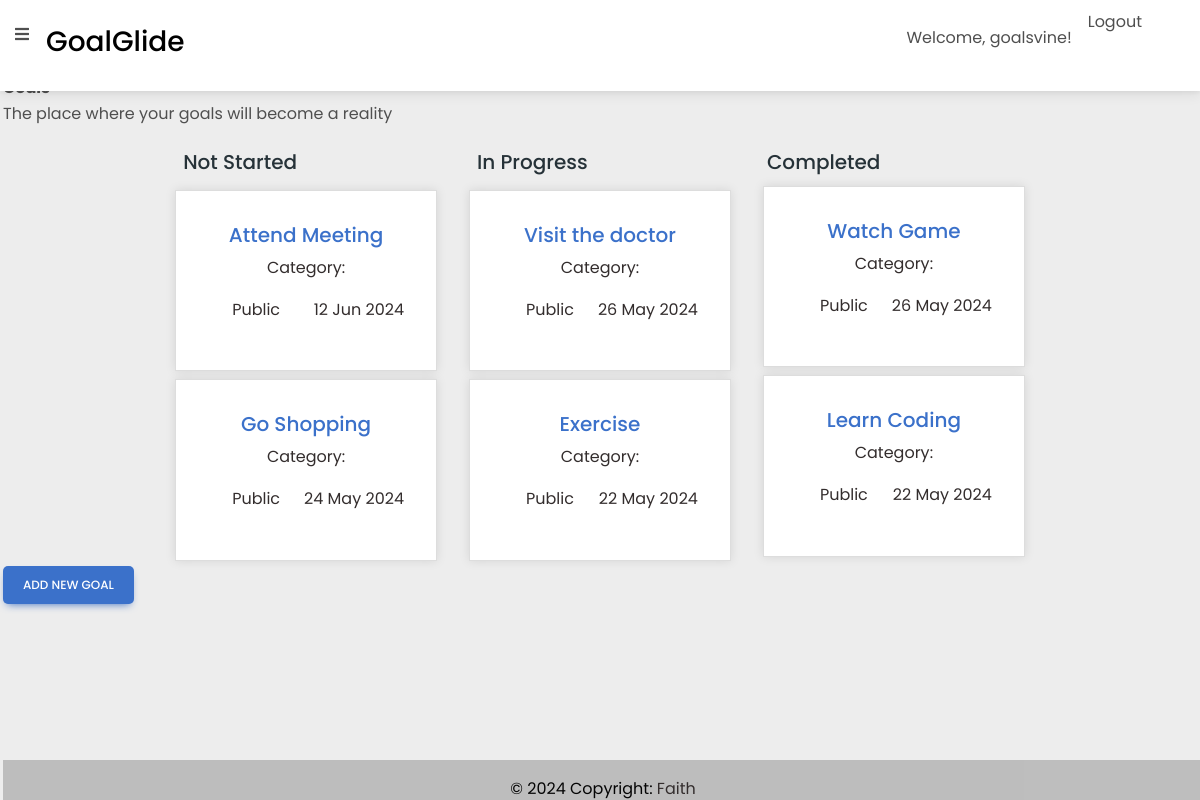
Page /goals/list (signed in) on the committed database.
### goals/models.py (models this page shows, shortened)
class Goal(models.Model):
    user = models.ForeignKey(User, on_delete=models.CASCADE, default=None)
    name = models.CharField(max_length=200)
    visibility = models.CharField(choices = VISIBILITY_CHOICES,max_length=20,default='Private')
    status = models.CharField(choices = STATUS_CHOICES,max_length=20,default='Not Started')
    target_date = models.DateTimeField()
    slug = models.SlugField()
    class Meta:
        ordering = ('-target_date', )

### goals/views.py (the view)
# urls.py: path("list",views.goals,name="goals"),
@login_required()
def goals(request):
    not_started_goals = Goal.objects.filter(user = request.user,status = "NS")
    goals_inprogress = Goal.objects.filter(user = request.user,status = "IP")
    completed_goals = Goal.objects.filter(user = request.user,status = "C")
    context = {
        'not_started_goals':not_started_goals,
        'goals_inprogress':goals_inprogress,
        'completed_goals':completed_goals,
        'goals':goals,
    }
    return render(request,"goals/goals.html",context)

### goals/templates/goals/goals.html
{% extends 'goals/base.html' %}
{% block content %}
    <div id="center" class="main center">
          <strong class="ml-5">Goals</strong>
          <p>The place where your goals will become a reality</p>
    </div>
    <div class="goalglide">
        <div class="goals-container">
            <div class="started-goals">
                <h5 class="card-title p-2">Not Started</h5>
                {% for goal in not_started_goals %}
                <div class="">
                    <a href="{% url 'goal-detail' goal.id %}">
                        <div class="goal text-center mt-2">
                            <h5 class="text-primary">{{ goal.name }}</h5>
                            <div class="card-body text-dark">
                                <p>Category: {{ goal.category }}</p>
                                <div class="visibility d-flex justify-content-between">
                                    <p class="d-flex"><box-icon name='low-vision'></box-icon>{{ goal.get_visibility_display }}</p>
                                    <p class="d-flex"><box-icon name='radar'></box-icon>{{ goal.target_date|date:"d M Y" }}</p>
                                </div>
                            </div>
                        </div>
                    </a>
                </div>
                {% empty %}
            <div class="goal text-center">
                <p class="text-center">No Goals in this Category</p>
            </div>
                {% endfor %}
            </div>
            <div class="started-goals">
                <h5 class="card-title p-2">In Progress</h5>
                {% for goal in goals_inprogress %}
                <div class="">
                    <a href="{% url 'goal-detail' goal.id %}">
                        <div class="goal text-center mt-2">
                            <h5 class="text-primary">{{ goal.name }}</h5>
                            <div class="card-body text-dark">
                                <p>Category: {{ goal.category }}</p>
                                <div class="visibility d-flex justify-content-between">
                                    <p class="d-flex"><box-icon name='low-vision'></box-icon>{{ goal.get_visibility_display }}</p>
                                    <p class="d-flex"><box-icon name='radar'></box-icon>{{ goal.target_date|date:"d M Y" }}</p>
                                </div>
                            </div>
                        </div>
                    </a>
                </div>
                {% empty %}
                <div class="goal text-center">
                    <p class="text-center">No Goals in this Category</p>
                </div>
                {% endfor %}
            </div>
            <div class="started-goals">
                <h5 class="card-title p-1">Completed</h5>
                {% for goal in completed_goals %}
                <div class="">
                    <a href="{% url 'goal-detail' goal.id %}">
                        <div class="goal text-center mt-2">
                            <h5 class="text-primary">{{ goal.name }}</h5>
                            <div class="card-body text-dark">
                                <p>Category: {{ goal.category }}</p>
                                <div class="visibility d-flex justify-content-between">
                                    <p class="d-flex"><box-icon name='low-vision'></box-icon>{{ goal.get_visibility_display }}</p>
                                    <p class="d-flex"><box-icon name='radar'></box-icon>{{ goal.target_date|date:"d M Y" }}</p>
                                </div>
                            </div>
                        </div>
                    </a>
                </div>
                {% empty %}
                <div class="goal text-center">
                    <p class="text-center">No Goals in this Category</p>
                </div>
                {% endfor %}
            </div>
        </div>
        <div class="float-right">
            <a href="{% url 'add-goal' %}" class="btn btn-primary">Add New Goal</a>
        </div>
    </div>
{% endblock content %}

### goals/templates/goals/navbar.html (shortened to what this page needs)
<nav class="navbar  navbar-expand-lg navbar-light bg-white fixed-top">
    <div class="container">
      <div class="">
        <label for="openSidebarMenu" class="sidebarIconToggle">
          <i class="fas fa-bars"></i>
        </label>
      </div>
        <div class="collapse navbar-collapse" id="navbarSupportedContent1">
          <a class="navbar-brand mt-2 mt-sm-0" href="#">
            <h3>GoalGlide</h3>
          </a>
        </div>
        <div class="d-flex align-items-center">
          {% if user.is_authenticated %}
            <div class="d-flex">
              <p class="p-3">Welcome, {{ user.username }}!</p>
              <a class="nav-link me-3" href="{% url 'signout' %}">
                <span class="clearfix d-none  d-sm-inline-block ">Logout</span>
              </a>
            </div>
          {% endif %}
        </div>
    </div>
  </nav>

### goals/static/goals/css/style.css (style rules this page uses)
.card-title { color:#263238 }

### goals/static/goals/goals.css (style rules this page uses)
* { margin: 0; padding: 0; box-sizing: border-box; border: none; outline: none; scroll-behavior: smooth; font-family: Poppins,sans-serif; }
:root { --bg-color: #081b29; --second-bg-color: #112e42; --text-color: #ededed; --main-color: #00abf0; }
body { background-color: var(--text-color); padding: 3px; }
.sidebarIconToggle { transition: all 0.3s; box-sizing: border-box; cursor: pointer; position: absolute; z-index: 1000; height: 100%; width: 100%; top: 22px; left: 15px; height: 22px; width: 22px; }
.goalglide .goals-container { display: flex; justify-content: center; align-items: center; flex-wrap: wrap; gap: 2rem; z-index: 0; }
.btn { padding: 10px 20px; border: none; border-radius: 5px; cursor: pointer; }
.goal { max-width: 25rem; margin-bottom: 5px; padding: 2rem; background-color: #fff; border: 1px solid #ddd; box-shadow: 0 0 10px rgba(0, 0, 0, 0.1); }

### rows in the picture
Goal: name "Attend Meeting", visibility "Public", target_date "12 Jun 2024"
Goal: name "Go Shopping", visibility "Public", target_date "24 May 2024"
Goal: name "Visit the doctor", visibility "Public", target_date "26 May 2024"
Goal: name "Exercise", visibility "Public", target_date "22 May 2024"
Goal: name "Watch Game", visibility "Public", target_date "26 May 2024"
Goal: name "Learn Coding", visibility "Public", target_date "22 May 2024"

### other values in the picture
{{ user.username }} "goalsvine"
